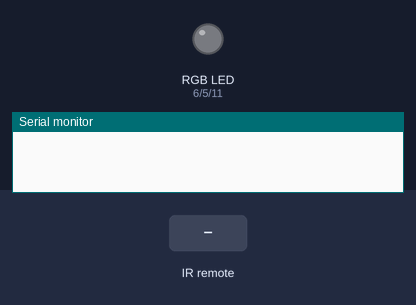
A sketch run on a simulated Arduino Uno, built with avr-gcc and run on an emulated ATmega328P. Shown: an RGB LED mixed from three pins (HIGH = lit), the last lines printed to the serial monitor. The inputs (shaded band) are chosen by the test bench. Dim RGB values are drawn brighter than linear.

Above: at 1.2 s.
1.3 s: infrared code 0xFFA25D received
At 3.3 s:
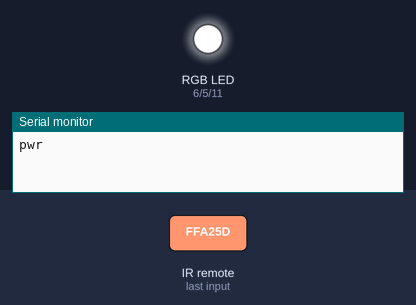
4.3 s: infrared code 0xFFE01F received
At 6.8 s:
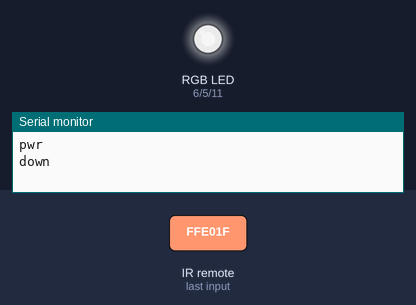
7.3 s: infrared code 0xFF906F received
At 9.1 s:
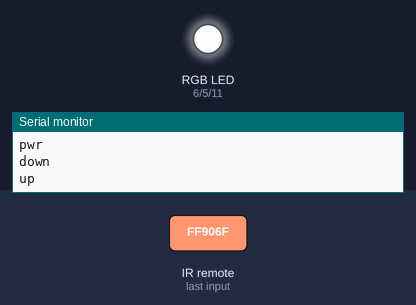
10.3 s: infrared code 0xFF30CF received
At 12.6 s:
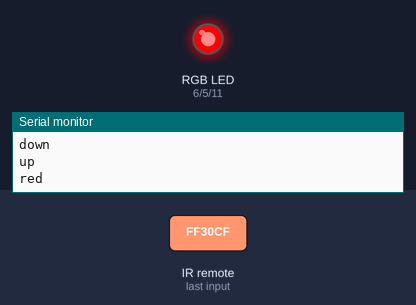
13.3 s: infrared code 0xFF18E7 received
At 16.0 s:
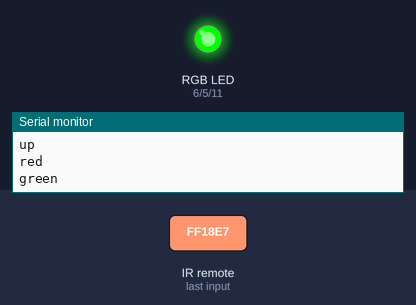
16.3 s: infrared code 0xFF7A85 received
At 18.4 s:
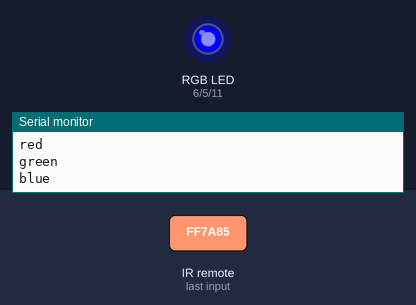
Timing chart, 0 to 19.9 s (numbered marks = the images above; inputs shaded):
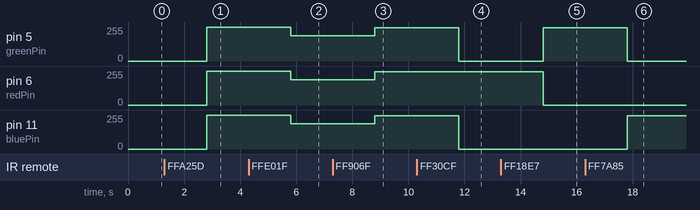

The sketch:

HW_27_IR_Controlled_RGB_LED.ino
```cpp
#include <IRremote.h>
int IRpin=9;
IRrecv IR(IRpin);
decode_results cmd;
String myCom;
int redPin=6;
int greenPin=5;
int bluePin=11;
int rBright=255;
int gBright=255;
int bBright=255;
float dFact=1;
void setup() {
  // put your setup code here, to run once:
Serial.begin(9600);
pinMode(redPin,OUTPUT);
pinMode(greenPin,OUTPUT);
pinMode(bluePin,OUTPUT);
IR.enableIRIn();
}

void loop() {
  // put your main code here, to run repeatedly:
while (IR.decode(&cmd)==0){
}
delay(1500);
IR.resume();
if (cmd.value==0xFFA25D){
  myCom="pwr";
  Serial.println(myCom);
}
if (cmd.value==0xFFE21D){
  myCom="func/stop";
  Serial.println(myCom);
}
if (cmd.value==0xFFE01F){
  myCom="down";
  Serial.println(myCom);
}
if (cmd.value==0xFF906F){
  myCom="up";
  Serial.println(myCom);
}
if (cmd.value==0xFF6897){
  myCom="0";
  Serial.println(myCom);
}
if (cmd.value==0xFF30CF){
  myCom="1";
  Serial.println("red");
}
if (cmd.value==0xFF18E7){
  myCom="2";
  Serial.println("green");
}
if (cmd.value==0xFF7A85){
  myCom="3";
  Serial.println("blue");
}
if (cmd.value==0xFF10EF){
  myCom="4";
  Serial.println("cyan");
}
if (cmd.value==0xFF38C7){
  myCom="5";
  Serial.println("magenta");
}
if (cmd.value==0xFF5AA5){
  myCom="6";
  Serial.println("yellow");
}
if (myCom=="pwr"){
  rBright=255;
  gBright=255;
  bBright=255;
  dFact=1;
}
if (myCom=="func/stop"){
  rBright=0;
  gBright=0;
  bBright=0;
  dFact=0;
}
if (myCom=="0"){
  rBright=255;
  gBright=255;
  bBright=255;
}
if (myCom=="1"){
  rBright=255;
  gBright=0;
  bBright=0;
}
if (myCom=="2"){
  rBright=0;
  gBright=255;
  bBright=0;
}
if (myCom=="3"){
  rBright=0;
  gBright=0;
  bBright=255;
}
if (myCom=="4"){
  rBright=0;
  gBright=255;
  bBright=255;
}
if (myCom=="5"){
  rBright=255;
  gBright=0;
  bBright=100;
}
if (myCom=="6"){
  rBright=255;
  gBright=100;
  bBright=0;
}
if (myCom=="down"){
  dFact=dFact*.75;
}
if (myCom=="up"){
  dFact=dFact*1.3;
  if (dFact>1){
    dFact=1;
  }
}
  analogWrite(redPin,rBright*dFact);
  analogWrite(greenPin,gBright*dFact);
  analogWrite(bluePin,bBright*dFact);
}
```

Measured:
- after the input at 1.3 s, pin 5 (greenPin), pin 6 (redPin), pin 11 (bluePin): 0/255 → 255/255 after 1.5 s
- after the input at 4.3 s, pin 5 (greenPin), pin 6 (redPin), pin 11 (bluePin): 255/255 → 191/255 after 1.5 s
- after the input at 7.3 s, pin 5 (greenPin), pin 6 (redPin), pin 11 (bluePin): 191/255 → 248/255 after 1.5 s
- after the input at 10.3 s, pin 5 (greenPin), pin 11 (bluePin): 248/255 → 0/255 after 1.5 s
- after the input at 13.3 s, pin 5 (greenPin): 0/255 → 248/255 after 1.5 s; pin 6 (redPin): 248/255 → 0/255 after 1.5 s
- after the input at 16.3 s, pin 5 (greenPin): 248/255 → 0/255 after 1.5 s; pin 11 (bluePin): 0/255 → 248/255 after 1.5 s
